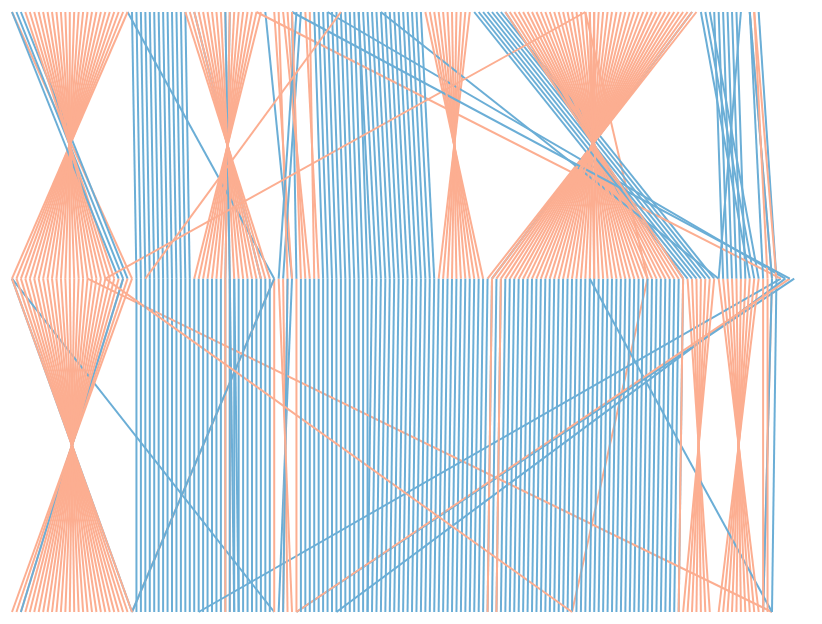

This figure's notebook cell:
### Code cell
render_csv('chimp6_x2.csv')

### Figure 1 — Vega-Lite specification as saved in the notebook (floating-point values rounded to 4 significant figures; data arrays with more than 128 entries replaced by an {"elided": "..."} marker saying what was removed)
{"config": {"view": {"continuousWidth": 400, "continuousHeight": 300, "strokeOpacity": 0}}, "data": {"name": "data-02869a0d57fbb68d8b927ee0bf66f2fb"}, "mark": "line", "encoding": {"color": {"type": "nominal", "field": "color", "legend": null, "scale": {"domain": ["same orientation", "inversed"], "range": ["#6baed6", "#fcae91"]}}, "x": {"type": "quantitative", "axis": null, "field": "x"}, "x2": {"field": "x2"}, "y": {"type": "quantitative", "axis": null, "field": "y"}, "y2": {"field": "y2"}}, "$schema": "https://vega.github.io/schema/vega-lite/v4.0.0.json", "datasets": {"data-02869a0d57fbb68d8b927ee0bf66f2fb": {"elided": "384 records"}}}
